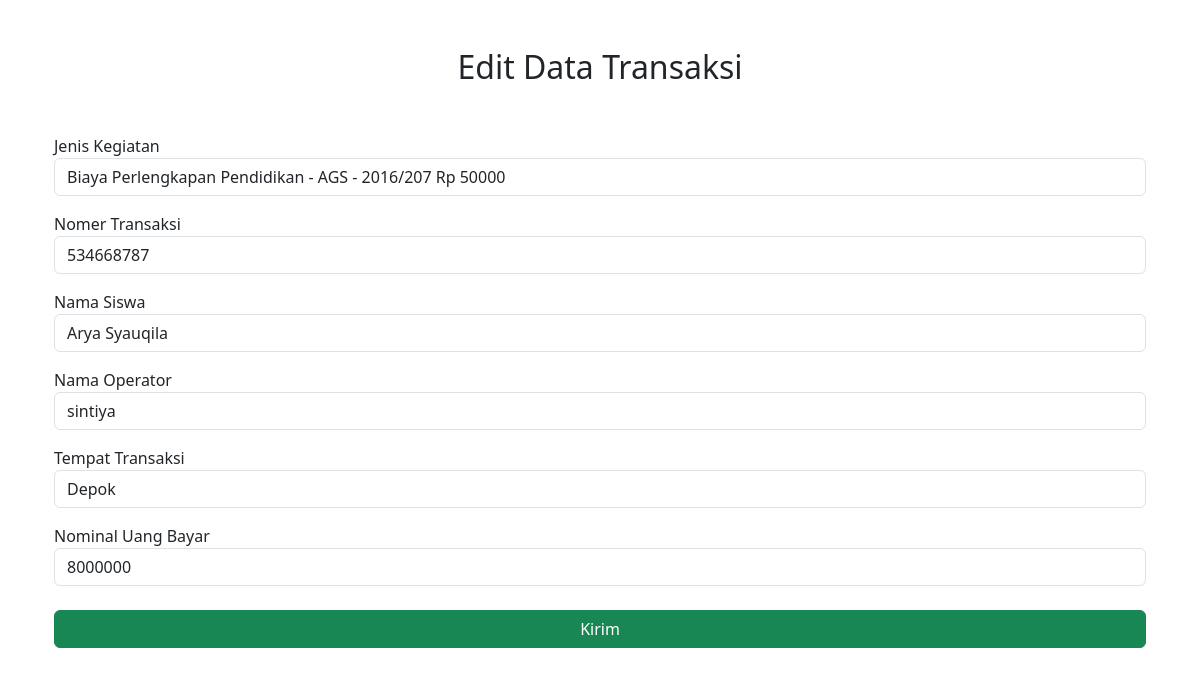
The app's page /form/formtransaksi.php?id_transaksi=8 with its own data.
### tables this page shows
CREATE TABLE `transaksi` (
  `id_transaksi` int(12) NOT NULL,
  `id_keb` int(12) NOT NULL,
  `no_transaksi` int(12) NOT NULL,
  `id_siswa` int(12) NOT NULL,
  `id_operator` int(12) NOT NULL,
  `tanggal_waktu` datetime NOT NULL,
  `tempat` varchar(255) NOT NULL,
  `uang_bayar` varchar(200) NOT NULL,
  `sisa_bayar` varchar(255) NOT NULL
);

### db.php (called while the page is built, shortened)
<?php
function conn(){
    $server = "localhost";
    $user = "root";
    $pass = "";
    $dbname = "nova_pembayaransekolah";
    $conn = mysqli_connect($server,$user,$pass,$dbname);
    return $conn;
}
function gettransaksibyid($id_transaksi)
{
    $conn = conn();
    $sql = "SELECT * FROM transaksi WHERE id_transaksi='$id_transaksi'";
    $result = mysqli_query($conn, $sql);
    $row = mysqli_fetch_array($result);
    return $row;
}
function fetchSiswa(){
    $conn = conn();
    $sql = "SELECT id_siswa,nama FROM siswa";
    $result = mysqli_query($conn, $sql);
    $options = mysqli_fetch_all($result, MYSQLI_ASSOC);
    return $options;
}
function fetchOperator()
{
    $conn = conn();
    $sql = "SELECT id_operator,nama_operator FROM operator";
    $result = mysqli_query($conn, $sql);
    $options = mysqli_fetch_all($result, MYSQLI_ASSOC);
    return $options;
}
function fetchKegiatan()
{
    $conn = conn();
    $sql = "SELECT id_keb,jenis_keb,harga FROM kegiatan";
    $result = mysqli_query($conn, $sql);
    $options = mysqli_fetch_all($result, MYSQLI_ASSOC);
    return $options;
}
?>

### form/formtransaksi.php (the view, shortened to what this page needs)
<?php
require "../db.php";
$id_transaksi = $_GET['id_transaksi'] ?? 0;
if ($id_transaksi > 0) {
    $row = gettransaksibyid($id_transaksi);
    $id_keb = $row['id_keb'];
    $no_transaksi = $row['no_transaksi'];
    $id_siswa = $row['id_siswa'];
    $id_operator = $row['id_operator'];
    $tempat = $row['tempat'];
    $uang_bayar = $row['uang_bayar'];
    $form_action = "../action.php?action=update_transaksi";
    $tittle = "Edit Data Transaksi";
}
?>
<!DOCTYPE html>
<html lang="en">
<head>
    <link rel="stylesheet" href="../bootstrap-5.3.2-dist/bootstrap-5.3.2-dist/css/bootstrap.min.css">
</head>
<body>
    <div class="container">
        <h2 class="text-center mt-5 mb-5"><?= $tittle ?></h2>
        <form action="<?= $form_action ?>" method="post" class="container">
            <label for="">Jenis Kegiatan</label>
            <select name="id_keb" id="jenis_keb" class="form-control mb-3">
                <?php foreach (fetchKegiatan() as $options) {
                    $selected = $options['id_keb'] == $id_keb ? 'selected' : '';
                ?>
                    <option value="<?= $options['id_keb'] ?>?" <?= $selected ?>>
                        <?= $options['jenis_keb'] ?> Rp <?= $options['harga'] ?>
                    </option>
                <?php } ?>
            </select>
            <label for="">Nomer Transaksi</label>
            <input type="number" name="no_transaksi" id="no_transaksi" value="<?= $no_transaksi ?>" class="form-control mb-3">
            <label for="">Nama Siswa</label>
            <select name="id_siswa" id="nama" class="form-control mb-3">
                <?php foreach (fetchSiswa() as $options) {
                    $selected = $options['id_siswa'] == $id_siswa ? 'selected' : '';
                ?>
                    <option value="<?= $options['id_siswa'] ?>?" <?= $selected ?>>
                        <?= $options['nama'] ?>
                    </option>
                <?php } ?>
            </select>
            <label for="">Nama Operator</label>
            <select name="id_operator" id="nama_operator" class="form-control mb-3">
                <?php foreach (fetchOperator() as $options) {
                    $selected = $options['id_operator'] == $id_operator ? 'selected' : '';
                ?>
                    <option value="<?= $options['id_operator'] ?>?" <?= $selected ?>>
                        <?= $options['nama_operator'] ?>
                    </option>
                <?php } ?>
            </select>
            <label for="">Tempat Transaksi</label>
            <input type="text" name="tempat" value="<?= $tempat ?>" class="form-control mb-3">
            <label for="">Nominal Uang Bayar</label>
            <input type="number" name="uang_bayar" value="<?= $uang_bayar ?>" class="form-control mb-3">
            <button type="submit" class="container btn btn-success mt-2">Kirim</button>
        </form>
    </div>
</body>
</html>

### records on screen
transaksi: no_transaksi "534668787", tempat "Depok", uang_bayar "8000000"

### other values on screen
$tittle "Edit Data Transaksi"
form field id_keb "Biaya Perlengkapan Pendidikan - AGS - 2016/207 Rp 50000"
form field id_siswa "Arya Syauqila"
form field id_operator "sintiya"
